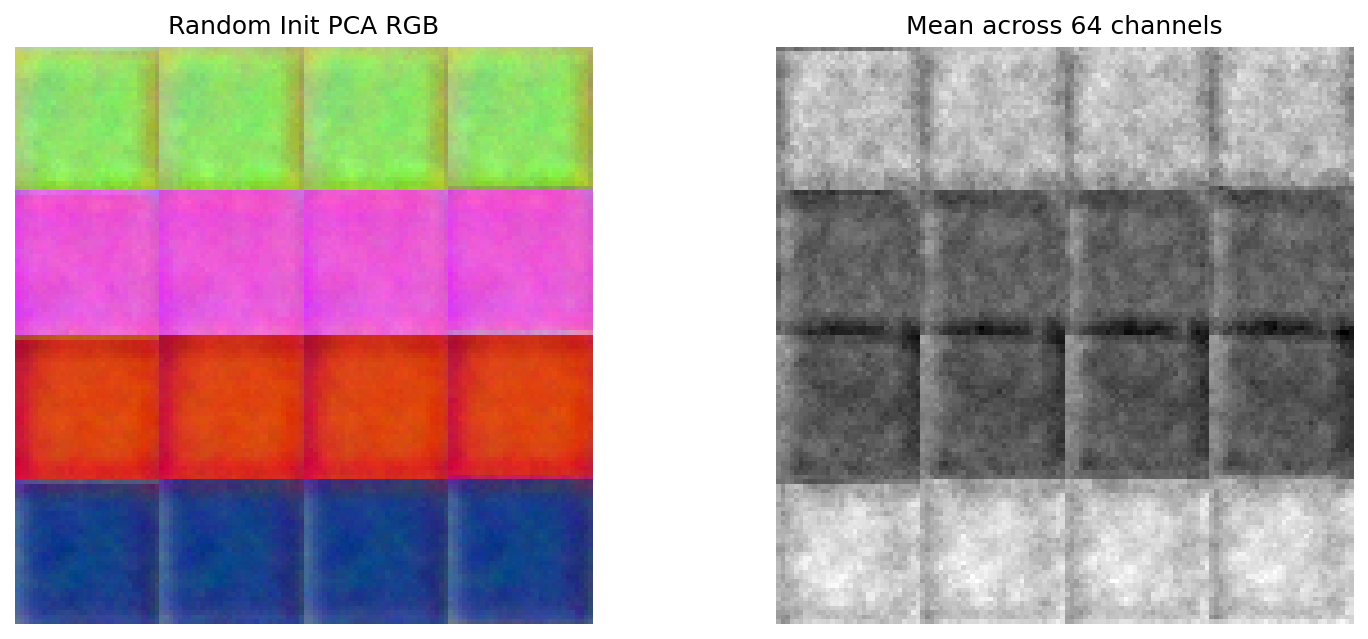

Recreate this plot in Python.
"""诊断：随机初始化模型的输出是否天然有水平条带？"""
import os
os.environ["ASCEND_LAUNCH_BLOCKING"] = "1"

import sys
sys.path.insert(0, "/workspace/xuannv")

import torch
import torch_npu
import numpy as np
from src.aef.architecture.aef_module import AlphaEarthFoundations

torch.manual_seed(42)

# Build model
model = AlphaEarthFoundations(
    input_sources={"s1": 2, "s2": 6, "tianyi_sar": 1, "landsat": 6, "planet": 4},
    decode_sources={"dem": 1, "worldcover": 11, "dynamic_world": 9, "jrc_water": 1},
    enable_text_align=False,
).npu()

model.eval()

# Random input
B, H, W = 2, 128, 128
x = {
    "s1": torch.randn(B, 4, H, W, 2).npu(),
    "s2": torch.randn(B, 4, H, W, 6).npu(),
    "tianyi_sar": torch.randn(B, 4, H, W, 1).npu(),
    "landsat": torch.randn(B, 4, H, W, 6).npu(),
    "planet": torch.randn(B, 4, H, W, 4).npu(),
}
ts = {k: torch.randn(B, 4).npu() for k in x.keys()}
vp = [(0.0, 1.0) for _ in range(B)]

with torch.no_grad():
    out = model(x, ts, vp)

emb = out["embeddings"].cpu().numpy()  # (B, H, W, 64)

# Check y-correlation
from scipy.stats import pearsonr
b, h, w, d = emb.shape
for bi in range(b):
    print(f"\n=== Sample {bi} ===")
    # y-gradient per channel
    y_grad = np.abs(emb[bi, 1:, :, :] - emb[bi, :-1, :, :]).mean()
    print(f"Mean y-gradient: {y_grad:.4f}")
    
    # y-correlation between adjacent rows
    y_corrs = []
    for c in range(d):
        for yi in range(h - 1):
            c1, c2 = pearsonr(emb[bi, yi, :, c], emb[bi, yi + 1, :, c])
            y_corrs.append(c1)
    print(f"Mean y-corr (per-channel): {np.mean(y_corrs):.4f}")
    
    # Check if ALL channels have same pattern
    flat = emb[bi].reshape(h * w, d)
    corr_matrix = np.corrcoef(flat.T)
    off_diag = corr_matrix[np.triu_indices(d, k=1)]
    print(f"Mean channel-channel corr: {np.mean(off_diag):.4f}")
    print(f"Std channel-channel corr: {np.std(off_diag):.4f}")

# Visualize PCA RGB
from sklearn.decomposition import PCA
pca = PCA(n_components=3)
emb_flat = emb[0].reshape(-1, 64)
pca_rgb = pca.fit_transform(emb_flat)
pca_rgb = (pca_rgb - pca_rgb.min(axis=0)) / (pca_rgb.max(axis=0) - pca_rgb.min(axis=0) + 1e-8)
pca_rgb = pca_rgb.reshape(H, W, 3)

import matplotlib
matplotlib.use('Agg')
import matplotlib.pyplot as plt
fig, axes = plt.subplots(1, 2, figsize=(12, 5))
axes[0].imshow(pca_rgb)
axes[0].set_title('Random Init PCA RGB')
axes[0].axis('off')

# Show mean across channels
mean_img = emb[0].mean(axis=-1)
axes[1].imshow(mean_img, cmap='gray')
axes[1].set_title('Mean across 64 channels')
axes[1].axis('off')

plt.savefig('/workspace/xuannv/aef_reference/debug_random_init_v2.png', dpi=150, bbox_inches='tight')
print("\nSaved to debug_random_init_v2.png")
